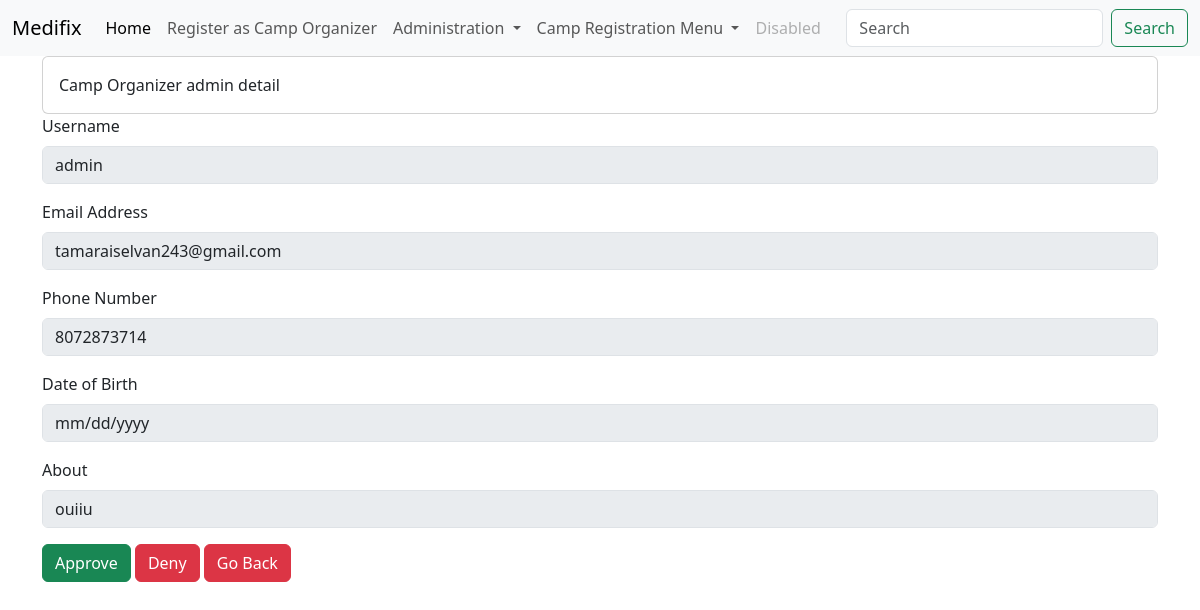
/organizer/admin/ (signed in), run on the app's committed database.
### administration/models.py (models this page shows, shortened)
class profile(models.Model):
    user_name = models.OneToOneField(User, on_delete=models.CASCADE)
    phone_number = models.IntegerField(null=True, blank=True)
    date_of_birth = models.DateField(null=True, blank=True)
    camp_register = models.BooleanField(default=False)
    submitted_application = models.BooleanField(default=False)
    about = models.TextField(max_length=2000, null=True, blank=True)

### administration/views.py (the view)
# urls.py: path('organizer/<str:username>/', views.camp_organizer_profile_detail, name='organizer_user_profile_detail'),
@login_required
def camp_organizer_profile_detail(request,username):
    user_profile = get_object_or_404(profile, user_name__username=username)
    return render(request, 'camp/organizer_user_profile.html', {'user_profile': user_profile})

### templates/camp/organizer_user_profile.html (shortened to what this page needs)
{% extends 'base.html' %}
{% load static %}
{% block content %}
<div class="card">
    <div class="card-body">
        Camp Organizer {{ user_profile.user_name.username }} detail
    </div>
</div>
<form>
    <div class="mb-3">
        <label for="Username" class="form-label">Username</label>
        <input type="text" class="form-control" id="Username" value="{{ user_profile.user_name.username }}" disabled>
    </div>
    <div class="mb-3">
        <label for="Emailaddress" class="form-label">Email Address</label>
        <input type="email" class="form-control" id="email" value="{{ user_profile.user_name.email }}" disabled>
    </div>
    <div class="mb-3">
        <label for="PhoneNumber" class="form-label">Phone Number</label>
        <input type="text" class="form-control" id="PhoneNumber" value="{{ user_profile.phone_number }}" disabled>
    </div>
    <div class="mb-3">
        <label for="date_of_birth" class="form-label">Date of Birth</label>
        <input type="date" class="form-control" id="date_of_birth" value="{{ user_profile.date_of_birth }}" disabled>
    </div>
    <div class="mb-3">
        <label for="about" class="form-label">About</label>
        <input type="text" class="form-control" id="about" value="{{ user_profile.about }}" disabled>
    </div>
    <a href="{% url 'approve_application' user_profile.user_name.username %}" class="btn btn-success">Approve</a>
    <a href="{% url 'deny_application' user_profile.user_name.username %}" class="btn btn-danger">Deny</a>
    <a href="{% url 'camp_organizer_request' %}" class="btn btn-danger">Go Back</a>
</form>
{% endblock %}

### data on the page
profile: user_name.username "admin", user_name.email "tamaraiselvan243@gmail.com", phone_number "8072873714", about "ouiiu"
